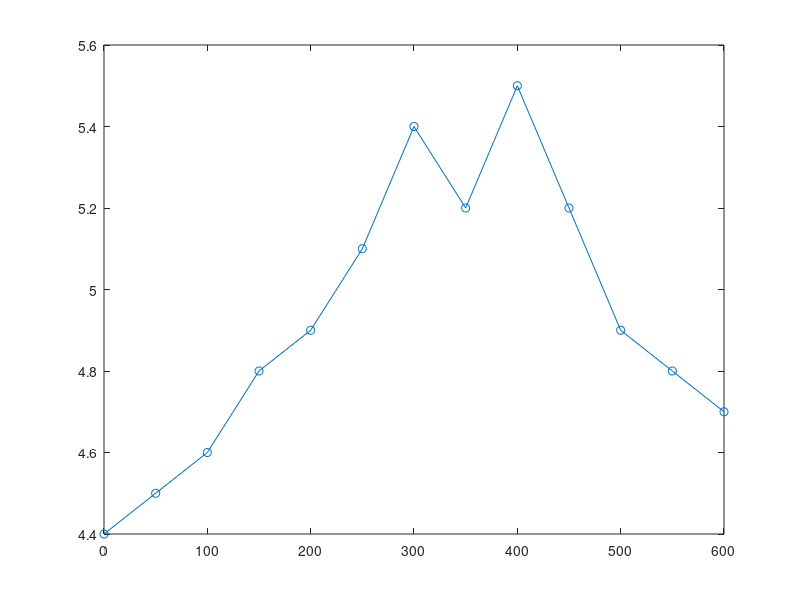

Write MATLAB code to recreate this figure.
%5.29日第八章综合案例
%------------------------------分界符----------------------------------%
%例8.10人造卫星问题
a=8755;
b=6810;
format long
funlength=@(x)sqrt(a^2.*sin(x).^2+b^2.^cos(x).^2);
L=4*integral(funlength,0,pi/2)

%例8.11人造卫星问题
x=0:50:600;
y=[4.4,4.5,4.6,4.8,4.9,5.1,5.4,5.2,5.5,5.2,4.9,4.8,4.7];
plot(x,y,'-o');
s=diff(x).*(y(1:end-1)+y(2:end))/2;
I1=sum(s)
I2=trapz(x,y)




